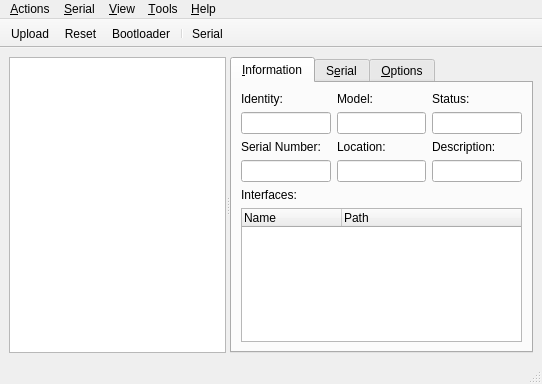
<?xml version="1.0" encoding="UTF-8"?>
<ui version="4.0">
 <class>MainWindow</class>
 <widget class="QMainWindow" name="MainWindow">
  <property name="geometry">
   <rect>
    <x>0</x>
    <y>0</y>
    <width>542</width>
    <height>384</height>
   </rect>
  </property>
  <property name="contextMenuPolicy">
   <enum>Qt::NoContextMenu</enum>
  </property>
  <property name="windowTitle">
   <string>TyQt</string>
  </property>
  <property name="windowIcon">
   <iconset resource="tyqt.qrc">
    <normaloff>:/tyqt</normaloff>:/tyqt</iconset>
  </property>
  <property name="unifiedTitleAndToolBarOnMac">
   <bool>true</bool>
  </property>
  <widget class="QWidget" name="centralwidget">
   <layout class="QVBoxLayout" name="verticalLayout_7">
    <item>
     <widget class="QSplitter" name="splitter">
      <property name="orientation">
       <enum>Qt::Horizontal</enum>
      </property>
      <widget class="QListView" name="boardList">
       <property name="minimumSize">
        <size>
         <width>180</width>
         <height>0</height>
        </size>
       </property>
       <property name="contextMenuPolicy">
        <enum>Qt::CustomContextMenu</enum>
       </property>
       <property name="horizontalScrollBarPolicy">
        <enum>Qt::ScrollBarAlwaysOff</enum>
       </property>
       <property name="selectionMode">
        <enum>QAbstractItemView::ExtendedSelection</enum>
       </property>
       <property name="selectionRectVisible">
        <bool>true</bool>
       </property>
      </widget>
      <widget class="QTabWidget" name="tabWidget">
       <property name="enabled">
        <bool>true</bool>
       </property>
       <property name="currentIndex">
        <number>0</number>
       </property>
       <property name="elideMode">
        <enum>Qt::ElideRight</enum>
       </property>
       <widget class="QWidget" name="infoTab">
        <attribute name="title">
         <string>&amp;Information</string>
        </attribute>
        <layout class="QVBoxLayout" name="verticalLayout_4">
         <item>
          <layout class="QGridLayout" name="gridLayout">
           <item row="1" column="0">
            <widget class="QLineEdit" name="idText">
             <property name="readOnly">
              <bool>true</bool>
             </property>
            </widget>
           </item>
           <item row="0" column="0">
            <widget class="QLabel" name="label_7">
             <property name="text">
              <string>Identity:</string>
             </property>
            </widget>
           </item>
           <item row="0" column="2">
            <widget class="QLabel" name="label_2">
             <property name="text">
              <string>Status:</string>
             </property>
            </widget>
           </item>
           <item row="1" column="2">
            <widget class="QLineEdit" name="statusText">
             <property name="readOnly">
              <bool>true</bool>
             </property>
            </widget>
           </item>
           <item row="1" column="1">
            <widget class="QLineEdit" name="modelText">
             <property name="readOnly">
              <bool>true</bool>
             </property>
            </widget>
           </item>
           <item row="0" column="1">
            <widget class="QLabel" name="label_4">
             <property name="text">
              <string>Model:</string>
             </property>
            </widget>
           </item>
          </layout>
         </item>
         <item>
          <layout class="QGridLayout" name="gridLayout_2">
           <item row="1" column="2">
            <widget class="QLineEdit" name="locationText">
             <property name="readOnly">
              <bool>true</bool>
             </property>
            </widget>
           </item>
           <item row="0" column="2">
            <widget class="QLabel" name="label_3">
             <property name="text">
              <string>Location:</string>
             </property>
            </widget>
           </item>
           <item row="0" column="1">
            <widget class="QLabel" name="label_5">
             <property name="text">
              <string>Serial Number:</string>
             </property>
            </widget>
           </item>
           <item row="1" column="1">
            <widget class="QLineEdit" name="serialNumberText">
             <property name="readOnly">
              <bool>true</bool>
             </property>
            </widget>
           </item>
           <item row="1" column="3">
            <widget class="QLineEdit" name="descriptionText">
             <property name="readOnly">
              <bool>true</bool>
             </property>
            </widget>
           </item>
           <item row="0" column="3">
            <widget class="QLabel" name="label_10">
             <property name="text">
              <string>Description:</string>
             </property>
            </widget>
           </item>
          </layout>
         </item>
         <item>
          <widget class="QLabel" name="label_6">
           <property name="text">
            <string>Interfaces:</string>
           </property>
          </widget>
         </item>
         <item>
          <widget class="QTreeWidget" name="interfaceTree">
           <property name="sizePolicy">
            <sizepolicy hsizetype="Expanding" vsizetype="Ignored">
             <horstretch>0</horstretch>
             <verstretch>1</verstretch>
            </sizepolicy>
           </property>
           <property name="minimumSize">
            <size>
             <width>0</width>
             <height>60</height>
            </size>
           </property>
           <property name="indentation">
            <number>0</number>
           </property>
           <property name="rootIsDecorated">
            <bool>false</bool>
           </property>
           <property name="uniformRowHeights">
            <bool>true</bool>
           </property>
           <attribute name="headerDefaultSectionSize">
            <number>100</number>
           </attribute>
           <attribute name="headerMinimumSectionSize">
            <number>100</number>
           </attribute>
           <attribute name="headerStretchLastSection">
            <bool>true</bool>
           </attribute>
           <column>
            <property name="text">
             <string>Name</string>
            </property>
           </column>
           <column>
            <property name="text">
             <string>Path</string>
            </property>
           </column>
          </widget>
         </item>
        </layout>
       </widget>
       <widget class="QWidget" name="serialTab">
        <attribute name="title">
         <string>S&amp;erial</string>
        </attribute>
        <layout class="QVBoxLayout" name="verticalLayout_3">
         <item>
          <widget class="EnhancedPlainText" name="serialText">
           <property name="minimumSize">
            <size>
             <width>240</width>
             <height>0</height>
            </size>
           </property>
           <property name="maximumSize">
            <size>
             <width>16777215</width>
             <height>16777215</height>
            </size>
           </property>
           <property name="contextMenuPolicy">
            <enum>Qt::CustomContextMenu</enum>
           </property>
           <property name="undoRedoEnabled">
            <bool>false</bool>
           </property>
           <property name="readOnly">
            <bool>true</bool>
           </property>
           <property name="textInteractionFlags">
            <set>Qt::TextSelectableByKeyboard|Qt::TextSelectableByMouse</set>
           </property>
          </widget>
         </item>
         <item>
          <layout class="QHBoxLayout" name="horizontalLayout_5">
           <item>
            <widget class="QLineEdit" name="serialEdit">
             <property name="placeholderText">
              <string>Send data...</string>
             </property>
            </widget>
           </item>
           <item>
            <widget class="QToolButton" name="sendButton">
             <property name="focusPolicy">
              <enum>Qt::StrongFocus</enum>
             </property>
             <property name="text">
              <string>Send</string>
             </property>
             <property name="popupMode">
              <enum>QToolButton::MenuButtonPopup</enum>
             </property>
            </widget>
           </item>
          </layout>
         </item>
        </layout>
       </widget>
       <widget class="QWidget" name="optionsTab">
        <attribute name="title">
         <string>&amp;Options</string>
        </attribute>
        <layout class="QVBoxLayout" name="verticalLayout_2">
         <item>
          <widget class="QGroupBox" name="groupBox">
           <property name="title">
            <string>Upload</string>
           </property>
           <layout class="QVBoxLayout" name="verticalLayout_5">
            <item>
             <layout class="QHBoxLayout" name="horizontalLayout_3" stretch="0,1,0">
              <item>
               <widget class="QLabel" name="label">
                <property name="text">
                 <string>Firmware:</string>
                </property>
               </widget>
              </item>
              <item>
               <widget class="QLineEdit" name="firmwarePath">
                <property name="clearButtonEnabled">
                 <bool>true</bool>
                </property>
               </widget>
              </item>
              <item>
               <widget class="QToolButton" name="firmwareBrowseButton">
                <property name="focusPolicy">
                 <enum>Qt::StrongFocus</enum>
                </property>
                <property name="text">
                 <string>Browse...</string>
                </property>
                <property name="popupMode">
                 <enum>QToolButton::MenuButtonPopup</enum>
                </property>
               </widget>
              </item>
             </layout>
            </item>
            <item>
             <widget class="QCheckBox" name="resetAfterCheck">
              <property name="text">
               <string>Reset device after successful upload</string>
              </property>
              <property name="checked">
               <bool>true</bool>
              </property>
             </widget>
            </item>
           </layout>
          </widget>
         </item>
         <item>
          <widget class="QGroupBox" name="groupBox_2">
           <property name="title">
            <string>Serial</string>
           </property>
           <layout class="QVBoxLayout" name="verticalLayout_6">
            <item>
             <layout class="QHBoxLayout" name="horizontalLayout">
              <item>
               <widget class="QLabel" name="label_9">
                <property name="text">
                 <string>Charset:</string>
                </property>
               </widget>
              </item>
              <item>
               <spacer name="horizontalSpacer_3">
                <property name="orientation">
                 <enum>Qt::Horizontal</enum>
                </property>
                <property name="sizeHint" stdset="0">
                 <size>
                  <width>40</width>
                  <height>20</height>
                 </size>
                </property>
               </spacer>
              </item>
              <item>
               <widget class="QComboBox" name="codecComboBox">
                <property name="maximumSize">
                 <size>
                  <width>160</width>
                  <height>16777215</height>
                 </size>
                </property>
               </widget>
              </item>
             </layout>
            </item>
            <item>
             <layout class="QHBoxLayout" name="horizontalLayout_2">
              <item>
               <widget class="QCheckBox" name="clearOnResetCheck">
                <property name="text">
                 <string>Clear on reset</string>
                </property>
               </widget>
              </item>
              <item>
               <spacer name="horizontalSpacer">
                <property name="orientation">
                 <enum>Qt::Horizontal</enum>
                </property>
                <property name="sizeHint" stdset="0">
                 <size>
                  <width>40</width>
                  <height>20</height>
                 </size>
                </property>
               </spacer>
              </item>
              <item>
               <widget class="QLabel" name="label_8">
                <property name="text">
                 <string>Show:</string>
                </property>
               </widget>
              </item>
              <item>
               <widget class="QSpinBox" name="scrollBackLimitSpin">
                <property name="accelerated">
                 <bool>true</bool>
                </property>
                <property name="suffix">
                 <string> lines</string>
                </property>
                <property name="minimum">
                 <number>10</number>
                </property>
                <property name="maximum">
                 <number>500000</number>
                </property>
                <property name="singleStep">
                 <number>100</number>
                </property>
               </widget>
              </item>
             </layout>
            </item>
           </layout>
          </widget>
         </item>
         <item>
          <widget class="QLabel" name="ambiguousBoardLabel">
           <property name="palette">
            <palette>
             <active>
              <colorrole role="WindowText">
               <brush brushstyle="SolidPattern">
                <color alpha="255">
                 <red>254</red>
                 <green>0</green>
                 <blue>0</blue>
                </color>
               </brush>
              </colorrole>
             </active>
             <inactive>
              <colorrole role="WindowText">
               <brush brushstyle="SolidPattern">
                <color alpha="255">
                 <red>254</red>
                 <green>0</green>
                 <blue>0</blue>
                </color>
               </brush>
              </colorrole>
             </inactive>
             <disabled>
              <colorrole role="WindowText">
               <brush brushstyle="SolidPattern">
                <color alpha="255">
                 <red>117</red>
                 <green>117</green>
                 <blue>117</blue>
                </color>
               </brush>
              </colorrole>
             </disabled>
            </palette>
           </property>
           <property name="font">
            <font>
             <pointsize>8</pointsize>
             <italic>true</italic>
            </font>
           </property>
           <property name="text">
            <string>⚠ Serial number is not unique, cannot save settings.</string>
           </property>
           <property name="wordWrap">
            <bool>true</bool>
           </property>
          </widget>
         </item>
         <item>
          <spacer name="verticalSpacer">
           <property name="orientation">
            <enum>Qt::Vertical</enum>
           </property>
           <property name="sizeHint" stdset="0">
            <size>
             <width>20</width>
             <height>40</height>
            </size>
           </property>
          </spacer>
         </item>
        </layout>
       </widget>
      </widget>
     </widget>
    </item>
   </layout>
  </widget>
  <widget class="QMenuBar" name="menubar">
   <property name="geometry">
    <rect>
     <x>0</x>
     <y>0</y>
     <width>542</width>
     <height>23</height>
    </rect>
   </property>
   <property name="contextMenuPolicy">
    <enum>Qt::PreventContextMenu</enum>
   </property>
   <widget class="QMenu" name="menuFile">
    <property name="title">
     <string>&amp;Actions</string>
    </property>
    <widget class="QMenu" name="menuRecentFirmwares">
     <property name="title">
      <string>Upload r&amp;ecent firmware</string>
     </property>
    </widget>
    <addaction name="separator"/>
    <addaction name="actionUpload"/>
    <addaction name="actionUploadNew"/>
    <addaction name="actionDropFirmware"/>
    <addaction name="menuRecentFirmwares"/>
    <addaction name="separator"/>
    <addaction name="actionReset"/>
    <addaction name="actionReboot"/>
    <addaction name="separator"/>
    <addaction name="actionQuit"/>
   </widget>
   <widget class="QMenu" name="menuHelp">
    <property name="title">
     <string>&amp;Help</string>
    </property>
    <addaction name="actionWebsite"/>
    <addaction name="actionReportBug"/>
    <addaction name="separator"/>
    <addaction name="actionAbout"/>
   </widget>
   <widget class="QMenu" name="menuView">
    <property name="title">
     <string>&amp;View</string>
    </property>
    <addaction name="actionNewWindow"/>
    <addaction name="actionCompactMode"/>
   </widget>
   <widget class="QMenu" name="menuTools">
    <property name="title">
     <string>&amp;Tools</string>
    </property>
    <addaction name="actionArduinoTool"/>
    <addaction name="actionOpenLog"/>
    <addaction name="separator"/>
    <addaction name="actionResetApp"/>
    <addaction name="actionResetSettingsApp"/>
    <addaction name="separator"/>
    <addaction name="actionPreferences"/>
   </widget>
   <widget class="QMenu" name="menuSerial">
    <property name="title">
     <string>&amp;Serial</string>
    </property>
    <widget class="QMenu" name="menuSendHistory">
     <property name="title">
      <string>Send &amp;Recent</string>
     </property>
    </widget>
    <addaction name="actionEnableSerial"/>
    <addaction name="menuSendHistory"/>
    <addaction name="actionSendFile"/>
    <addaction name="actionClearSerial"/>
   </widget>
   <addaction name="menuFile"/>
   <addaction name="menuSerial"/>
   <addaction name="menuView"/>
   <addaction name="menuTools"/>
   <addaction name="menuHelp"/>
  </widget>
  <widget class="QStatusBar" name="statusbar">
   <property name="palette">
    <palette>
     <active>
      <colorrole role="WindowText">
       <brush brushstyle="SolidPattern">
        <color alpha="255">
         <red>255</red>
         <green>0</green>
         <blue>0</blue>
        </color>
       </brush>
      </colorrole>
     </active>
     <inactive>
      <colorrole role="WindowText">
       <brush brushstyle="SolidPattern">
        <color alpha="255">
         <red>255</red>
         <green>0</green>
         <blue>0</blue>
        </color>
       </brush>
      </colorrole>
     </inactive>
     <disabled>
      <colorrole role="WindowText">
       <brush brushstyle="SolidPattern">
        <color alpha="255">
         <red>120</red>
         <green>120</green>
         <blue>120</blue>
        </color>
       </brush>
      </colorrole>
     </disabled>
    </palette>
   </property>
   <property name="sizeGripEnabled">
    <bool>true</bool>
   </property>
  </widget>
  <widget class="QToolBar" name="toolBar">
   <property name="windowTitle">
    <string>toolBar</string>
   </property>
   <property name="movable">
    <bool>false</bool>
   </property>
   <property name="toolButtonStyle">
    <enum>Qt::ToolButtonTextUnderIcon</enum>
   </property>
   <property name="floatable">
    <bool>false</bool>
   </property>
   <attribute name="toolBarArea">
    <enum>TopToolBarArea</enum>
   </attribute>
   <attribute name="toolBarBreak">
    <bool>false</bool>
   </attribute>
   <addaction name="actionUpload"/>
   <addaction name="actionReset"/>
   <addaction name="actionReboot"/>
   <addaction name="separator"/>
   <addaction name="actionEnableSerial"/>
  </widget>
  <action name="actionUpload">
   <property name="icon">
    <iconset resource="../libtyqt/libtyqt.qrc">
     <normaloff>:/upload</normaloff>:/upload</iconset>
   </property>
   <property name="text">
    <string>&amp;Upload</string>
   </property>
   <property name="shortcut">
    <string>Ctrl+U</string>
   </property>
  </action>
  <action name="actionReset">
   <property name="icon">
    <iconset resource="../libtyqt/libtyqt.qrc">
     <normaloff>:/reset</normaloff>:/reset</iconset>
   </property>
   <property name="text">
    <string>&amp;Reset</string>
   </property>
   <property name="shortcut">
    <string>Ctrl+R</string>
   </property>
  </action>
  <action name="actionQuit">
   <property name="text">
    <string>&amp;Quit</string>
   </property>
   <property name="shortcut">
    <string>Ctrl+Q</string>
   </property>
  </action>
  <action name="actionAbout">
   <property name="text">
    <string>&amp;About</string>
   </property>
  </action>
  <action name="actionReboot">
   <property name="icon">
    <iconset resource="../libtyqt/libtyqt.qrc">
     <normaloff>:/reboot</normaloff>:/reboot</iconset>
   </property>
   <property name="text">
    <string>&amp;Bootloader</string>
   </property>
   <property name="shortcut">
    <string>Ctrl+B</string>
   </property>
  </action>
  <action name="actionUploadNew">
   <property name="text">
    <string>Upload &amp;New Firmware</string>
   </property>
   <property name="shortcut">
    <string>Ctrl+Shift+U</string>
   </property>
  </action>
  <action name="actionWebsite">
   <property name="text">
    <string>&amp;Website</string>
   </property>
  </action>
  <action name="actionReportBug">
   <property name="text">
    <string>&amp;Report a bug</string>
   </property>
  </action>
  <action name="actionCompactMode">
   <property name="checkable">
    <bool>true</bool>
   </property>
   <property name="text">
    <string>&amp;Compact Mode</string>
   </property>
   <property name="toolTip">
    <string>Compact Mode</string>
   </property>
   <property name="shortcut">
    <string>Ctrl+H</string>
   </property>
  </action>
  <action name="actionNewWindow">
   <property name="text">
    <string>&amp;New Window</string>
   </property>
   <property name="shortcut">
    <string>Ctrl+N</string>
   </property>
  </action>
  <action name="actionClearSerial">
   <property name="text">
    <string>&amp;Clear Serial</string>
   </property>
   <property name="toolTip">
    <string>Clear Serial</string>
   </property>
   <property name="shortcut">
    <string>Ctrl+Alt+X</string>
   </property>
  </action>
  <action name="actionArduinoTool">
   <property name="text">
    <string>&amp;Integrate to Arduino</string>
   </property>
  </action>
  <action name="actionEnableSerial">
   <property name="checkable">
    <bool>true</bool>
   </property>
   <property name="icon">
    <iconset resource="../libtyqt/libtyqt.qrc">
     <normaloff>:/monitor</normaloff>:/monitor</iconset>
   </property>
   <property name="text">
    <string>&amp;Enable Serial</string>
   </property>
   <property name="iconText">
    <string>Serial</string>
   </property>
   <property name="toolTip">
    <string>Serial</string>
   </property>
   <property name="shortcut">
    <string>Ctrl+S</string>
   </property>
  </action>
  <action name="actionResetApp">
   <property name="text">
    <string>&amp;Reset Application</string>
   </property>
  </action>
  <action name="actionResetSettingsApp">
   <property name="text">
    <string>Reset &amp;Settings &amp;&amp; Application</string>
   </property>
   <property name="toolTip">
    <string>Reset Settings &amp; Application</string>
   </property>
  </action>
  <action name="actionOpenLog">
   <property name="text">
    <string>Open &amp;Log</string>
   </property>
  </action>
  <action name="actionDropFirmware">
   <property name="text">
    <string>&amp;Drop firmware association</string>
   </property>
  </action>
  <action name="actionPreferences">
   <property name="text">
    <string>&amp;Preferences</string>
   </property>
   <property name="toolTip">
    <string>Preferences</string>
   </property>
  </action>
  <action name="actionRenameBoard">
   <property name="text">
    <string>Ren&amp;ame board</string>
   </property>
   <property name="toolTip">
    <string>Rename board</string>
   </property>
  </action>
  <action name="actionSendFile">
   <property name="text">
    <string>Send &amp;File</string>
   </property>
  </action>
 </widget>
 <customwidgets>
  <customwidget>
   <class>EnhancedPlainText</class>
   <extends>QPlainTextEdit</extends>
   <header>enhanced_plain_text.hpp</header>
  </customwidget>
 </customwidgets>
 <tabstops>
  <tabstop>boardList</tabstop>
  <tabstop>tabWidget</tabstop>
  <tabstop>idText</tabstop>
  <tabstop>modelText</tabstop>
  <tabstop>statusText</tabstop>
  <tabstop>serialNumberText</tabstop>
  <tabstop>locationText</tabstop>
  <tabstop>descriptionText</tabstop>
  <tabstop>interfaceTree</tabstop>
  <tabstop>serialText</tabstop>
  <tabstop>serialEdit</tabstop>
  <tabstop>sendButton</tabstop>
  <tabstop>firmwarePath</tabstop>
  <tabstop>firmwareBrowseButton</tabstop>
  <tabstop>resetAfterCheck</tabstop>
  <tabstop>codecComboBox</tabstop>
  <tabstop>clearOnResetCheck</tabstop>
  <tabstop>scrollBackLimitSpin</tabstop>
 </tabstops>
 <resources>
  <include location="tyqt.qrc"/>
  <include location="../libtyqt/libtyqt.qrc"/>
 </resources>
 <connections/>
</ui>
